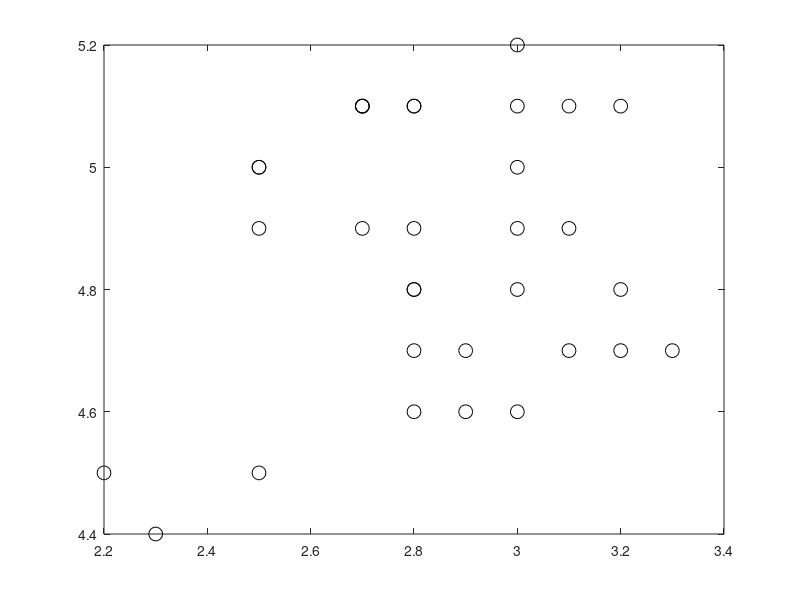

This chart was generated by the following MATLAB code: (Note: this script raises an error after producing the figure.)
load fisheriris
inds = ~strcmp(species,'setosa');
X = meas(inds,2:3);
y = species(inds);

SVMModel = fitcsvm(X,y)

classOrder = SVMModel.ClassNames
sv = SVMModel.SupportVectors;
figure
hold on 
gscatter(X(:,1),X(:,2),y)
plot(sv(:,1),sv(:,2),'ko','MarkerSize',10)
hold on

hold on 
plot ([0 SVMModel.Beta(1)*2],[0 SVMModel.Beta(2)*2])
xline(0)
yline(0)

x1vals=linspace(min(X(:,1)),max(X(:,1)));

svm=SVMModel;
x2fun =@(x1) -svm.Beta(1)/svm.Beta(2) * x1 - svm.Bias/svm.Beta(2);
x2vals = x2fun(x1vals);

plot(x1vals,x2vals,'--','HandleVisibility','off')
legend('Data1','Data2','Support Vector')

%%

betavect=([SVMModel.Bias/svm.Beta(2) SVMModel.Beta(2)]-[SVMModel.Bias SVMModel.Beta(1)]);

%%

scatter(svm.Beta(1),svm.Beta(2))


%%

hypervect=[x1vals(2) x2vals(2)]-[x1vals(1) x2vals(1)];

%%
cosineSimilarity(svm.Beta',hypervect)

